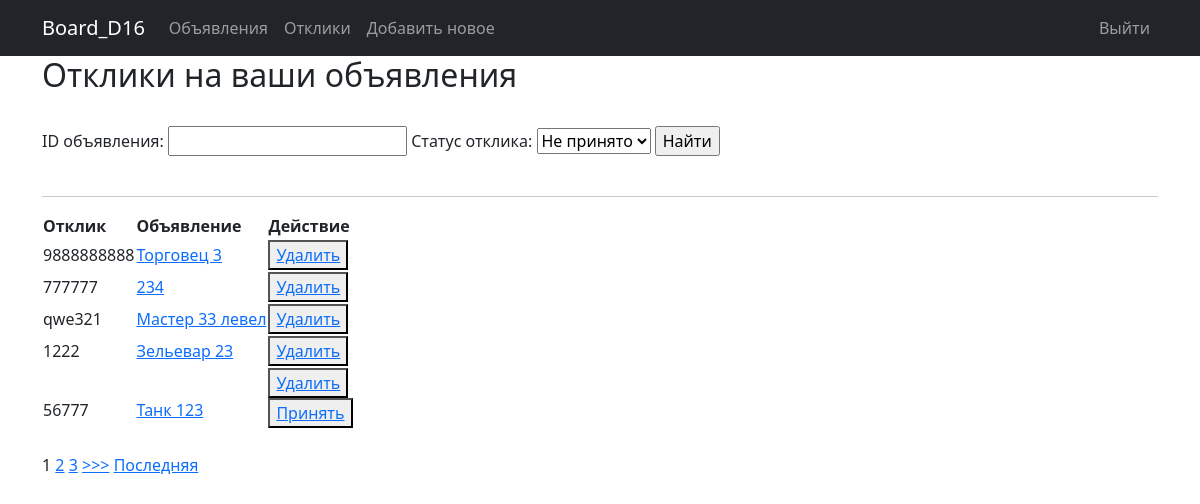
Screenshot of /replies/ (signed in) with the database file from the repository.
### board_app/models.py (models this page shows, shortened)
class UserReply(models.Model):
    text = models.TextField()
    creationDate = models.DateTimeField(auto_now_add=True)
    userReply = models.ForeignKey(User, on_delete=models.CASCADE)
    postReply = models.ForeignKey(Post, on_delete=models.CASCADE)
    is_accepted = models.BooleanField(default=False)

class Post(models.Model):
    title = models.CharField(max_length=128)
    content = RichTextUploadingField()
    upload = models.FileField(
        upload_to='uploads/%Y/%m/%d/',
        blank=True,
        null=True,
        validators=[FileExtensionValidator(allowed_extensions=['mp4'])],
    )
    creationDate = models.DateTimeField(auto_now_add=True)
    authorUser = models.ForeignKey(User, on_delete=models.CASCADE)
    postCategory = models.ForeignKey(Category, on_delete=models.CASCADE)

### board_app/views.py (the view)
# urls.py: path('replies/', UserReplyListView.as_view(), name='users_replies'),
class UserReplyListView(LoginRequiredMixin, ListView):
    model = UserReply
    template_name = 'board_app/users_replies.html'
    context_object_name = 'users_replies'
    ordering = ['-creationDate']
    paginate_by = 5
    def get_queryset(self, **kwargs):
        authoruser_id = self.request.user.id
        queryset = UserReply.objects.filter(postReply__authorUser=authoruser_id).order_by('-creationDate')
        self.filterset = UserReplyFilter(self.request.GET, queryset)
        return self.filterset.qs
    def get_context_data(self, **kwargs):
        context = super().get_context_data(**kwargs)
        context['reply_filter'] = self.filterset
        return context

### board_app/templatetags/custom_tags.py (called while the page is built)
@register.simple_tag(takes_context=True)
def url_replace(context, **kwargs):
    d = context['request'].GET.copy()
    for k, v in kwargs.items():
        d[k] = v
    return d.urlencode()

### templates/board_app/users_replies.html (shortened to what this page needs)
{% extends 'default.html' %}
{% load custom_tags %}
{% block content %}
  <h2>Отклики на ваши объявления</h2>
  <br>
   <form method="GET">
       {{ reply_filter.form }}
       <input type="submit" value="Найти">
   </form>
   <br>
   <hr>
   <table>
      <tr>
        <th>Отклик &ensp;</th>
        <th>Объявление &ensp;</th>
        <th>Действие</th>
      </tr>
      {% for user_reply in users_replies %}
      <tr>
        <td>{{ user_reply.text }}</td>
        <td><a href="{% url 'post_detail' user_reply.postReply.id %}">{{ user_reply.postReply.title|truncatechars:30 }}</a></td>
        <td>
            <button> <a href="{% url 'del_reply' user_reply.id %}">Удалить</a> </button>
            <br>
            {% if not user_reply.is_accepted %}
              <button> <a href="{% url 'reply_accept' user_reply.id %}">Принять</a> </button>
              <br><br>
            {% endif %}
        </td>
      </tr>
      {% empty %}
        <h4>Нет откликов</h4>
      {% endfor %}
   </table>
   {% if is_paginated %}
     {% for num in page_obj.paginator.page_range %}
       {% if page_obj.number == num %}
         <a>{{ num }}</a>
       {% elif num > page_obj.number|add:'-3' and num < page_obj.number|add:'3' %}
         <a href="?{% url_replace page=num %}">{{ num }}</a>
       {% endif %}
     {% endfor %}
     {% if page_obj.has_next %}
       <a href="?{% url_replace page=page_obj.next_page_number %}">>>></a>
       <a href="?{% url_replace page=page_obj.paginator.num_pages %}">Последняя</a>
     {% endif %}
   {% endif %}
{% endblock content %}

### rows the page displays
UserReply: text "9888888888", postReply "Торговец 3"
UserReply: text "777777", postReply "234"
UserReply: text "qwe321", postReply "Мастер 33 левел"
UserReply: text "1222", postReply "Зельевар 23"
UserReply: text "56777", postReply "Танк 123", is_accepted "Принять"

### other values shown
{{ num }} "1"
{{ num }} "2" "3"
